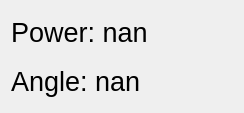
<?xml version="1.0" encoding="UTF-8"?>
<ui version="4.0">
 <class>AimInfo</class>
 <widget class="QWidget" name="AimInfo">
  <property name="geometry">
   <rect>
    <x>0</x>
    <y>0</y>
    <width>244</width>
    <height>113</height>
   </rect>
  </property>
  <property name="windowTitle">
   <string>Aim Info</string>
  </property>
  <layout class="QVBoxLayout" name="verticalLayout">
   <item>
    <widget class="QLabel" name="powerLabel">
     <property name="font">
      <font>
       <pointsize>20</pointsize>
      </font>
     </property>
     <property name="text">
      <string>Power: nan</string>
     </property>
    </widget>
   </item>
   <item>
    <widget class="QLabel" name="angleLabel">
     <property name="font">
      <font>
       <pointsize>20</pointsize>
      </font>
     </property>
     <property name="text">
      <string>Angle: nan</string>
     </property>
    </widget>
   </item>
  </layout>
 </widget>
 <resources/>
 <connections/>
</ui>
